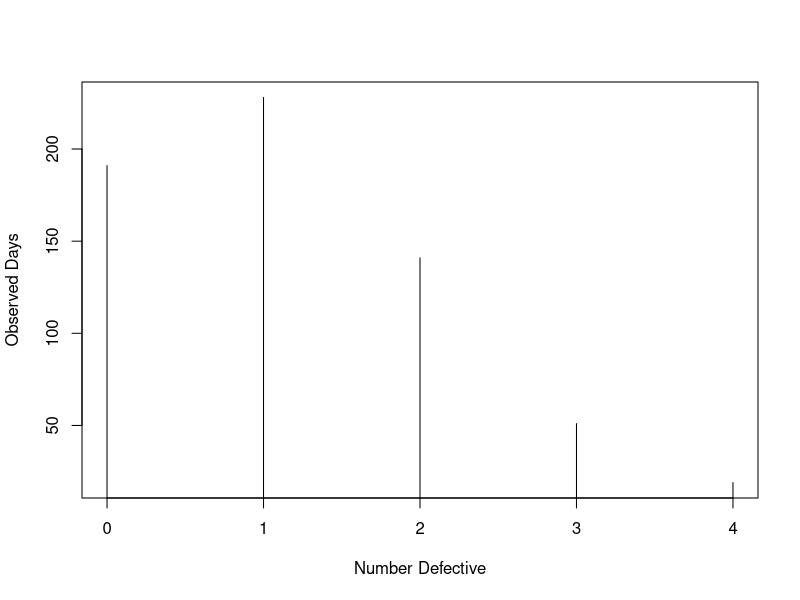
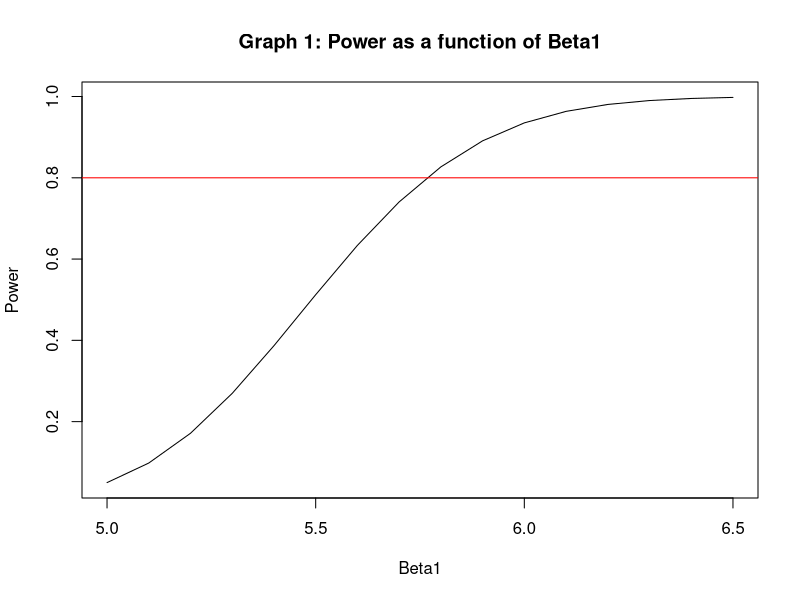

Here is the R script that generated these plots, in order:
#Problem 1
#Does the number of defective phones produced by apple follow ar Poisson distribution?

n=630 #size of random sample - number of days
Defective=c(0,1,2,3,4) #Note: 4 = 4 or more
O=c(191,228,141,51,19)
x=as.data.frame(cbind(Defective,O))
attach(x)
plot(x,type="h",ylab="Observed Days", xlab="Number Defective")

#H0: The number of defective phones is Poisson distributed 
#vs H1: The number of defective phones follows a different distribution

sum(x$Defective*x$O)/n

lik=function(lambda){
  suml=dmultinom(x$O,n,c(dpois(0:3,lambda),1-ppois(3,lambda)))
  return (suml)}

mle=optimize(lik,c(1,2),maximum=TRUE)

d=c(dpois(0:3,mle$maximum),1-ppois(3,mle$maximum))
sum(d)
x$E=d*n
x$E

qchisq(.95,4)

P=sum((x$O-x$E)^2/x$E)
1-pchisq(P,4)

D=2*sum(x$O*log(x$O/x$E))
1-pchisq(D,4)

########################################################################################
#Problem 2
#Is the sample from a Gamma(3,5) distribution or a Gamma(3,B) distribution where B>5?
set.seed(1979)
s=rgamma(100,3,scale=5)
m=mean(s)
m
Bmle=m/3
Bmle

qgamma(.95,3*length(s),scale=5)

pgamma(sum(s),3*length(s),scale=5)

1-pgamma(qgamma(.95,3*length(s),scale=5),3*length(s),scale=6)


t=1:1000
for (i in 1:1000) {
  s=rgamma(100,3,scale=5)
  m=mean(s)
  t[i]=pgamma(sum(s),3*length(s),scale=5)>.95
}

sum(t)/10 #percent of the tests that were rejected

Beta1=seq(5,6.5,.1)
Power=1-pgamma(qgamma(.95,3*length(s),scale=5),3*length(s),scale=Beta1)
plot(Beta1,Power, type="l",main="Graph 1: Power as a function of Beta1")
abline(a=.8,b=0,col='red')

pwr=function(B) {
  x=ifelse (pgamma(qgamma(.95,3*length(s),scale=5),3*length(s),scale=B) > .2
            ,0,pgamma(qgamma(.95,3*length(s),scale=5),3*length(s),scale=B))
  return(x)}

B.8=optimize(pwr,c(5,7),maximum=TRUE,tol = 0.0000001)
B.8$maximum
1-pgamma(qgamma(.95,3*length(s),scale=5),3*length(s),scale=B.8$maximum)



